Frame 1 (no input): blank canvas, image omitted
Frame 60 (no input): blank canvas, image omitted
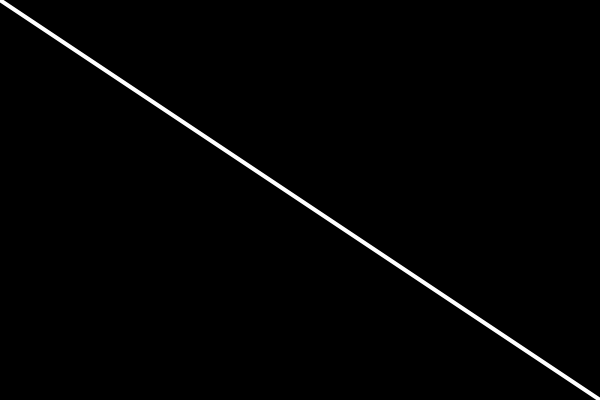
Frame 120 (the mouse pressed at the canvas centre since frame 60)

The p5.js sketch whose frames 1 and 60 were blank and that drew this single picture after the mouse press (run headless with seeded random() and noise() and a simulated clock; from frame 60 on, the mouse is pressed at the canvas centre):

// p5.js sketch
// ── sketch.js
function setup() {
  createCanvas(600, 400);
}

function draw() {
  background(0);
  
  stroke(255);
  strokeWeight(4);
  noFill();
  if(mouseX > 50 && mouseX < 150){
    ellipse(300, 200, 100, 100);
  } else if(mouseX > 150 && mouseX < 250) {
    rect(300, 200, 100, 100);
    rectMode(CENTER);
  } else if(mouseX > 250){
    line(0, 0, width, height);
  } else {
    point(300, 200);
  }
  
}
